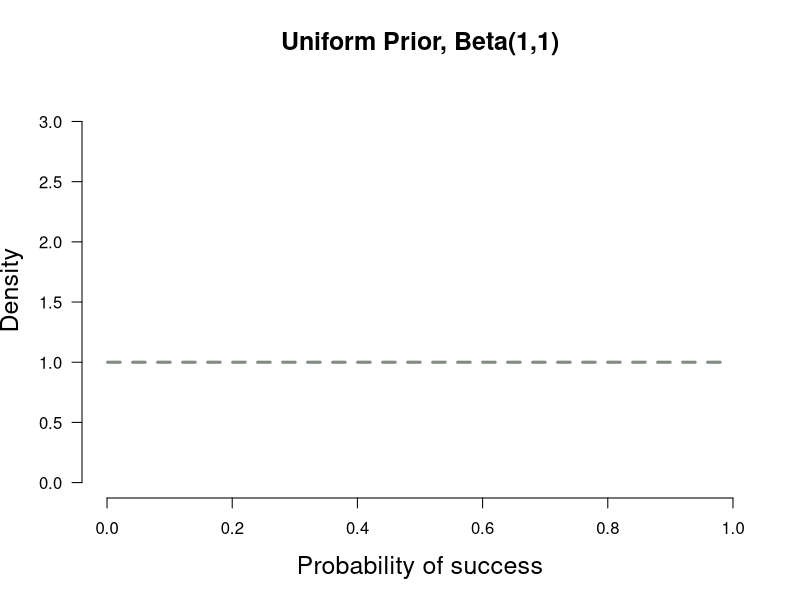
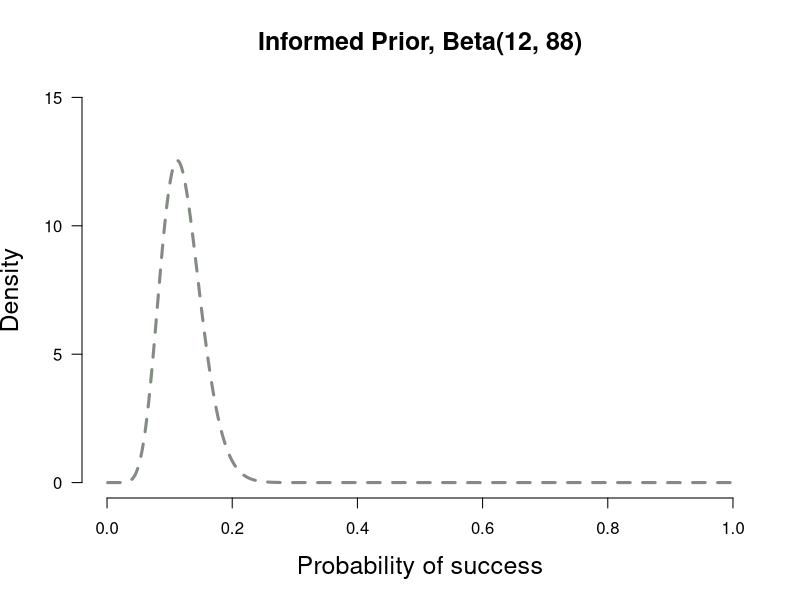
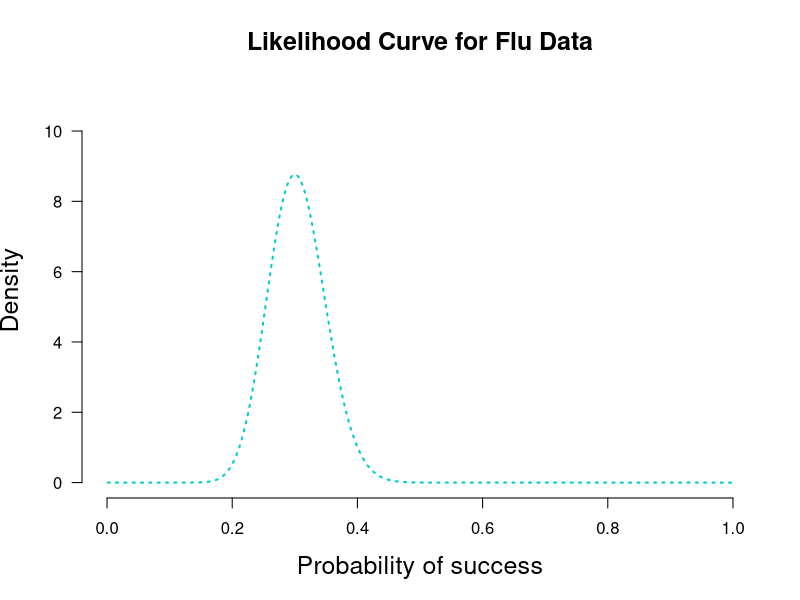
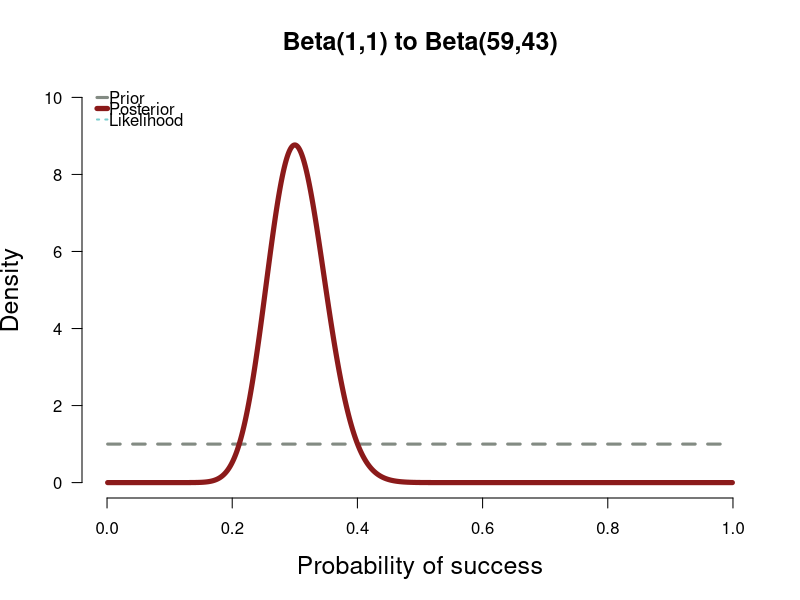
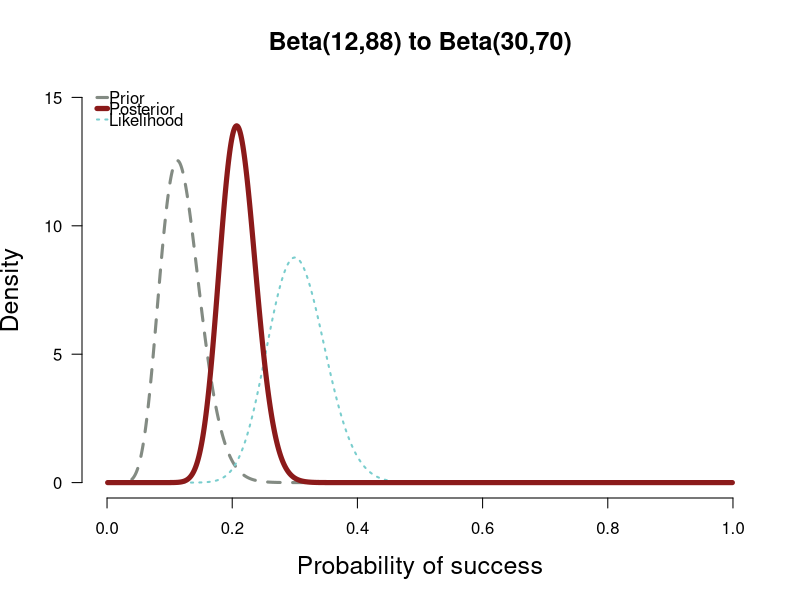

Generate these figures, in order, with R:
## ---- chunk 1

## Function for plotting priors, likelihoods, and posteriors for binomial data
## Output consists of a plot and various statistics
## PS and PF determine the shape of the prior distribution.
## PS = prior success, PF = prior failure for beta dist. 
## PS = 1, PF = 1 corresponds to uniform(0,1) and is default. If left at default, posterior will be equivalent to likelihood
## k = number of observed successes in the data, n = total trials. If left at 0 only plots the prior dist.
## null = Is there a point-null hypothesis? null = NULL leaves it out of plots and calcs
## CI = Is there a relevant X% credibility interval? .95 is recommended and standard



plot.beta <- function(PS = 1, PF = 1, k = 0, n = 0, null = NULL, CI = NULL, ymax = "auto", main = NULL) {
        
        x = seq(.001, .999, .001) ##Set up for creating the distributions
        y1 = dbeta(x, PS, PF) # data for prior curve
        y3 = dbeta(x, PS + k, PF + n - k) # data for posterior curve
        y2 = dbeta(x, 1 + k, 1 + n - k) # data for likelihood curve, plotted as the posterior from a beta(1,1)
        
        if(is.numeric(ymax) == T){ ##you can specify the y-axis maximum
                y.max = ymax
        }        
        else(
                y.max = 1.25 * max(y1,y2,y3,1.6) ##or you can let it auto-select
        )
        
        if(is.character(main) == T){
                Title = main
        }
        else(
                Title = "Prior-to-Posterior Transformation with Binomial Data"
        )
        
        
        plot(x, y1, xlim=c(0,1), ylim=c(0, y.max), type = "l", ylab= "Density", lty = 2,
             xlab= "Probability of success", las=1, main= Title,lwd=3,
             cex.lab=1.5, cex.main=1.5, col = "honeydew4", axes=FALSE)
        
        axis(1, at = seq(0,1,.2)) #adds custom x axis
        axis(2, las=1) # custom y axis
        
        
        
        if(n != 0){
                #if there is new data, plot likelihood and posterior
                lines(x, y2, type = "l", col = "darkslategray3", lwd = 2, lty = 3)
                lines(x, y3, type = "l", col = "firebrick4", lwd = 5)
                legend("topleft", c("Prior", "Posterior", "Likelihood"), col = c("honeydew4", "firebrick4", "darkslategray3"), 
                       lty = c(2,1,3), lwd = c(3,5,2), bty = "n", y.intersp = .55, x.intersp = .1, seg.len=.7)
                
                ## adds null points on prior and posterior curve if null is specified and there is new data
                if(is.numeric(null) == T){
                        ## Adds points on the distributions at the null value if there is one and if there is new data
                        points(null, dbeta(null, PS, PF), pch = 21, bg = "blue", cex = 1.5)
                        points(null, dbeta(null, PS + k, PF + n - k), pch = 21, bg = "darkorchid", cex = 1.5)
                        abline(v=null, lty = 5, lwd = 1, col = "grey73")
                        ##lines(c(null,null),c(0,1.11*max(y1,y3,1.6))) other option for null line
                }
        }
        
        ##Specified CI% but no null? Calc and report only CI
        if(is.numeric(CI) == T && is.numeric(null) == F){
                CI.low <- qbeta((1-CI)/2, PS + k, PF + n - k)
                CI.high <- qbeta(1-(1-CI)/2, PS + k, PF + n - k)
                
                SEQlow<-seq(0, CI.low, .001)
                SEQhigh <- seq(CI.high, 1, .001)
                ##Adds shaded area for x% Posterior CIs
                cord.x <- c(0, SEQlow, CI.low) ##set up for shading
                cord.y <- c(0,dbeta(SEQlow,PS + k, PF + n - k),0) ##set up for shading
                polygon(cord.x,cord.y,col='orchid', lty= 3) ##shade left tail
                cord.xx <- c(CI.high, SEQhigh,1) 
                cord.yy <- c(0,dbeta(SEQhigh,PS + k, PF + n - k), 0)
                polygon(cord.xx,cord.yy,col='orchid', lty=3) ##shade right tail
                
                return( list( "Posterior CI lower" = round(CI.low,3), "Posterior CI upper" = round(CI.high,3)))
        }
        
        ##Specified null but not CI%? Calculate and report BF only 
        if(is.numeric(null) == T && is.numeric(CI) == F){
                null.H0 <- dbeta(null, PS, PF)
                null.H1 <- dbeta(null, PS + k, PF + n - k)
                CI.low <- qbeta((1-CI)/2, PS + k, PF + n - k)
                CI.high <- qbeta(1-(1-CI)/2, PS + k, PF + n - k)
                return( list("BF01 (in favor of H0)" = round(null.H1/null.H0,3), "BF10 (in favor of H1)" = round(null.H0/null.H1,3)
                ))
        }
        
        ##Specified both null and CI%? Calculate and report both
        if(is.numeric(null) == T && is.numeric(CI) == T){
                null.H0 <- dbeta(null, PS, PF)
                null.H1 <- dbeta(null, PS + k, PF + n - k)
                CI.low <- qbeta((1-CI)/2, PS + k, PF + n - k)
                CI.high <- qbeta(1-(1-CI)/2, PS + k, PF + n - k)
                
                SEQlow<-seq(0, CI.low, .001)
                SEQhigh <- seq(CI.high, 1, .001)
                ##Adds shaded area for x% Posterior CIs
                cord.x <- c(0, SEQlow, CI.low) ##set up for shading
                cord.y <- c(0,dbeta(SEQlow,PS + k, PF + n - k),0) ##set up for shading
                polygon(cord.x,cord.y,col='orchid', lty= 3) ##shade left tail
                cord.xx <- c(CI.high, SEQhigh,1) 
                cord.yy <- c(0,dbeta(SEQhigh,PS + k, PF + n - k), 0)
                polygon(cord.xx,cord.yy,col='orchid', lty=3) ##shade right tail
                
                return( list("BF01 (in favor of H0)" = round(null.H1/null.H0,3), "BF10 (in favor of H1)" = round(null.H0/null.H1,3),
                             "Posterior CI lower" = round(CI.low,3), "Posterior CI upper" = round(CI.high,3)))
        }
        
}


## ---- chunk 2
plot.beta(1,1,ymax=3.2,main="Uniform Prior, Beta(1,1)")
## ---- chunk 3
plot.beta(12,88,ymax=15,main="Informed Prior, Beta(12, 88)")
## ---- chunk 4
x = seq(.001, .999, .001) ##Set up for creating the distributions
y2 = dbeta(x, 1 + 30, 1 + 70) # data for likelihood curve, plotted as the posterior from a beta(1,1)

plot(x, y2, xlim=c(0,1), ylim=c(0, 1.25 * max(y2,1.6)), type = "l", ylab= "Density", lty = 3,
     xlab= "Probability of success", las=1, main="Likelihood Curve for Flu Data",lwd=2,
     cex.lab=1.5, cex.main=1.5, col = "cyan3", axes=FALSE)
axis(1, at = seq(0,1,.2)) #adds custom x axis
axis(2, las=1) # custom y axis


## ---- chunk 5
#Initial Priors and final Posteriors after all rounds at once

#par(mfrow=c(1,2))
plot.beta(1,1,30,100,ymax=10,main="Beta(1,1) to Beta(59,43)")
plot.beta(12,88,30,100,ymax=15,main="Beta(12,88) to Beta(30,70)")
